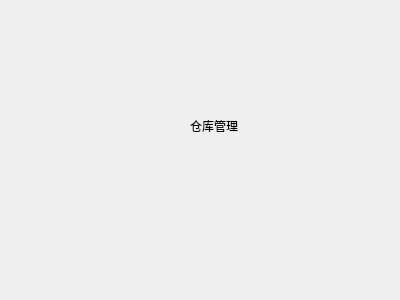
<?xml version="1.0" encoding="UTF-8"?>
<ui version="4.0">
 <class>StoreManager</class>
 <widget class="QWidget" name="StoreManager">
  <property name="geometry">
   <rect>
    <x>0</x>
    <y>0</y>
    <width>400</width>
    <height>300</height>
   </rect>
  </property>
  <property name="windowTitle">
   <string>Form</string>
  </property>
  <widget class="QLabel" name="label">
   <property name="geometry">
    <rect>
     <x>190</x>
     <y>120</y>
     <width>54</width>
     <height>12</height>
    </rect>
   </property>
   <property name="text">
    <string>仓库管理</string>
   </property>
  </widget>
 </widget>
 <resources/>
 <connections/>
</ui>
